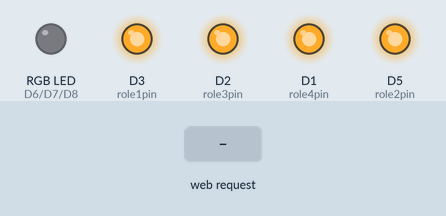
Recording of a sketch running on a simulated ESP8266 (NodeMCU). Shown: an RGB LED mixed from three pins (HIGH = lit), output pins drawn as LEDs (lit = HIGH). The inputs (shaded band) are chosen by the test bench. WiFi joins after 1.5 s; servers stay silent unless stated.

Above: at 2.8 s.
2.9 s: HTTP request GET /role1ac received
At 4.0 s:
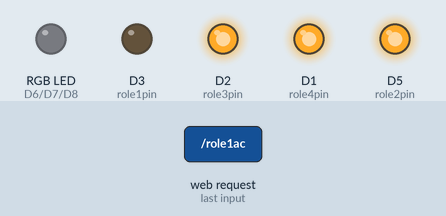
4.4 s: HTTP request GET /role2ac received
At 5.2 s:
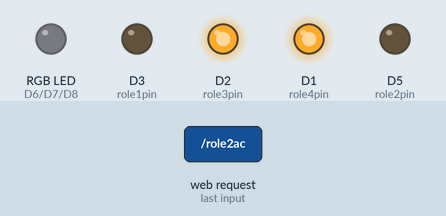
5.9 s: HTTP request GET /role1kapat received
At 6.3 s:
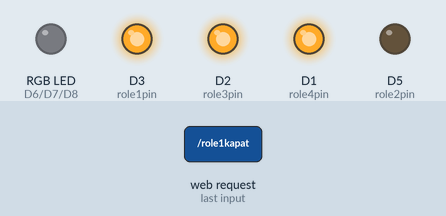
7.4 s: HTTP request GET /role3ac received
At 8.6 s:
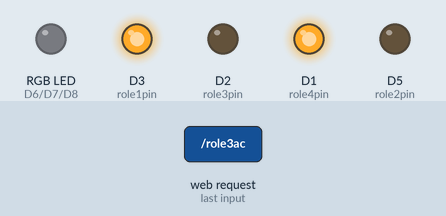
8.9 s: HTTP request GET /role2kapat received
At 9.8 s:
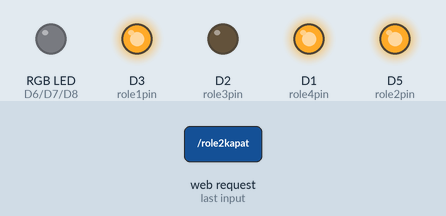
10.4 s: HTTP request GET /role4ac received
At 10.9 s:
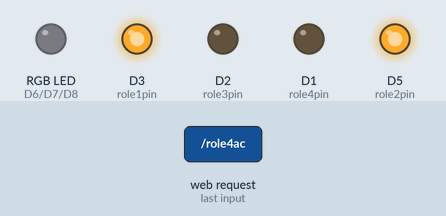
Timing chart, 0 to 12.9 s (numbered marks = the images above; inputs shaded):
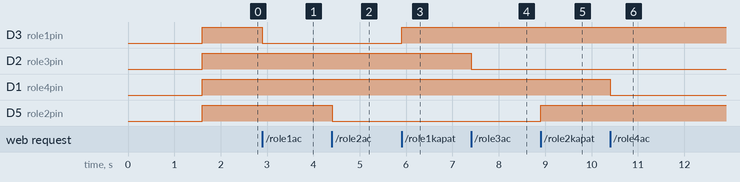

The sketch:

nodemcucodes.ino
```cpp
#include <ESP8266WiFi.h>
#include <ESP8266WebServer.h>
#include <ArduinoOTA.h>

const char* isim = "SSID";
const char* sifre = "PASS";

ESP8266WebServer server(80);


uint8_t role1pin = D3;
bool role1durum = false;

uint8_t role2pin = D5;
bool role2durum = false;

uint8_t role3pin = D2;
bool role3durum = false;

uint8_t role4pin = D1;
bool role4durum = false;


const int redLED = 12;   //D3
const int greenLED = 13; //D2
const int blueLED = 15;  //D1


void setup() {

  Serial.begin(115200);
  delay(100);
  pinMode(role1pin, OUTPUT);
  pinMode(role2pin, OUTPUT);
  pinMode(role3pin, OUTPUT);
  pinMode(role4pin, OUTPUT);


  pinMode(redLED, OUTPUT);
pinMode(greenLED, OUTPUT);
pinMode(blueLED, OUTPUT);

analogWrite(redLED, 0);
analogWrite(greenLED, 0);
analogWrite(blueLED, 0);


  WiFi.begin(isim, sifre);

  //////////////////////////////////////////////////////////////////////////////////
  while (WiFi.waitForConnectResult() != WL_CONNECTED) {
    Serial.println("Connection Failed! Rebooting...");
    delay(5000);
    ESP.restart();
  }
  ArduinoOTA.onStart([]() {
    String type;
    if (ArduinoOTA.getCommand() == U_FLASH) {
      type = "sketch";
    } else { // U_FS
      type = "filesystem";
    }

    // NOTE: if updating FS this would be the place to unmount FS using FS.end()
    Serial.println("Start updating " + type);
  });
  ArduinoOTA.onEnd([]() {
    Serial.println("\nEnd");
  });
  ArduinoOTA.onProgress([](unsigned int progress, unsigned int total) {
    Serial.printf("Progress: %u%%\r", (progress / (total / 100)));
  });
  ArduinoOTA.onError([](ota_error_t error) {
    Serial.printf("Error[%u]: ", error);
    if (error == OTA_AUTH_ERROR) {
      Serial.println("Auth Failed");
    } else if (error == OTA_BEGIN_ERROR) {
      Serial.println("Begin Failed");
    } else if (error == OTA_CONNECT_ERROR) {
      Serial.println("Connect Failed");
    } else if (error == OTA_RECEIVE_ERROR) {
      Serial.println("Receive Failed");
    } else if (error == OTA_END_ERROR) {
      Serial.println("End Failed");
    }
  });
  ArduinoOTA.begin();
  //////////////////////////////////////////////////////////////////////////////////

  role1durum = false;
  role2durum = false;
  role3durum = false;
  role4durum = false;

  server.on("/", baglandi);
  server.on("/role1ac", role1ac);
  server.on("/role1kapat", role1kapat);
  server.on("/role2ac", role2ac);
  server.on("/role2kapat", role2kapat);
  server.on("/role3ac", role3ac);
  server.on("/role3kapat", role3kapat);
  server.on("/role4ac", role4ac);
  server.on("/role4kapat", role4kapat);
  server.onNotFound(komutyok);

  server.begin();

}
void loop() {

  //////////////////////////////////////////////////////////////////////////////////
  ArduinoOTA.handle();
  //////////////////////////////////////////////////////////////////////////////////

  server.handleClient();
  if(role1durum)
  {digitalWrite(role1pin, LOW);}
  else
  {digitalWrite(role1pin, HIGH);}

  if(role2durum)
  {digitalWrite(role2pin, LOW);}
  else
  {digitalWrite(role2pin, HIGH);}

  if(role3durum)
  {digitalWrite(role3pin, LOW);}
  else
  {digitalWrite(role3pin, HIGH);}

  if(role4durum)
  {digitalWrite(role4pin, LOW);}
  else
  {digitalWrite(role4pin, HIGH);}
}

void baglandi() {
  String red = server.arg(0);
String green = server.arg(1);
String blue = server.arg(2);

if((red != "") && (green != "") && (blue != ""))
{
  analogWrite(redLED, 1023 - red.toInt());
  analogWrite(greenLED, 1023 - green.toInt());
  analogWrite(blueLED, 1023 - blue.toInt());
}
  server.send(200, "text/html", SendHTML(role1durum,role2durum,role3durum,role4durum));
}

void role1ac() {
  role1durum = true;
  server.send(200, "text/html", SendHTML(true,role2durum,role3durum,role4durum));
}

void role1kapat() {
  role1durum = false;
  server.send(200, "text/html", SendHTML(false,role2durum,role3durum,role4durum));
}

void role2ac() {
  role2durum = true;
  server.send(200, "text/html", SendHTML(role1durum,true,role3durum,role4durum));
}

void role2kapat() {
  role2durum = false;
  server.send(200, "text/html", SendHTML(role1durum,false,role3durum,role4durum));
}

void role3ac() {
  role3durum = true;
  server.send(200, "text/html", SendHTML(role1durum,role2durum,true,role4durum));
}

void role3kapat() {
  role3durum = false;
  server.send(200, "text/html", SendHTML(role1durum,role2durum,false,role4durum));
}

void role4ac() {
  role4durum = true;
  server.send(200, "text/html", SendHTML(role1durum,role2durum,role3durum,true));
}

void role4kapat() {
  role4durum = false;
  server.send(200, "text/html", SendHTML(role1durum,role2durum,role3durum,false));
}

void komutyok(){
  server.send(404, "text/plain", "Sayfa Bulunamadi");
}

  String SendHTML(bool role1drm,bool role2drm,bool role3drm,bool role4drm){
  String ptr = "<!DOCTYPE html> <html>\n";
  ptr +="<head><meta name=\"viewport\" content=\"width=device-width, initial-scale=1.0, user-scalable=no\">\n";
  ptr +="<meta http-equiv=\"Content-Type\" content=\"text/html;charset=UTF-8\">";
  ptr +="<title>Vital Yazılım</title>\n";
  ptr +="<style>html { font-family: Helvetica; display: inline-block; margin: 0px auto; text-align: center;}\n";
  ptr +="body{margin-top: 50px; margin-left: 0px; margin-bottom: 0px; margin-right: 0px; padding: 0px;} h1 {color: #444444;margin: 50px auto 30px;} h3 {color: #444444;margin-bottom: 50px;}\n";
  ptr +=".button {display: block;width: 80px;background-color: #1abc9c;border: none;color: white;padding: 13px 30px;text-decoration: none;font-size: 25px;margin: 0px auto 35px;cursor: pointer;border-radius: 4px;}\n";
  ptr +=".button-on {background-color: #1abc9c;}\n";
  ptr +=".button-on:active {background-color: #16a085;}\n";
  ptr +=".button-off {background-color: #34495e;}\n";
  ptr +=".button-off:active {background-color: #2c3e50;}\n";
  ptr +="p {font-size: 14px;color: #888;margin-bottom: 10px;}\n";
  ptr +="</style>\n";
  ptr +="</head>\n";
  ptr +="<body>\n";
  ptr +="<h1>VTL Akıllı Ev Sistemi</h1>\n";
  ptr +="<br><br>\n";
  ptr +="<h2>Röle Kontrolleri</h2>\n";

   if(role1drm)
  {ptr +="<p id='role1'>Röle 1 Durum: AÇIK</p><a class=\"button button-off\" href=\"/role1kapat\">KAPAT</a>\n";}
  else
  {ptr +="<p id='role1'>Röle 1 Durum: KAPALI</p><a class=\"button button-on\" href=\"/role1ac\">AÇ</a>\n";}

  if(role2drm)
  {ptr +="<p id='role2'>Röle 2 Durum: AÇIK</p><a class=\"button button-off\" href=\"/role2kapat\">KAPAT</a>\n";}
  else
  {ptr +="<p id='role2'>Röle 2 Durum: KAPALI</p><a class=\"button button-on\" href=\"/role2ac\">AÇ</a>\n";}

  if(role3drm)
  {ptr +="<p id='role3'>Röle 3 Durum: AÇIK</p><a class=\"button button-off\" href=\"/role3kapat\">KAPAT</a>\n";}
  else
  {ptr +="<p id='role3'>Röle 3 Durum: KAPALI</p><a class=\"button button-on\" href=\"/role3ac\">AÇ</a>\n";}

  if(role4drm)
  {ptr +="<p id='role4'>Röle 4 Durum: AÇIK</p><a class=\"button button-off\" href=\"/role4kapat\">KAPAT</a>\n";}
  else
  {ptr +="<p id='role4'>Röle 4 Durum: KAPALI</p><a class=\"button button-on\" href=\"/role4ac\">AÇ</a>\n";}
    ptr +="<br><br>\n";
ptr +="<h2>RGB Led Kontolü</h2>\n";
ptr +="<center><div><canvas id='colorspace' style=\"width: 100%; height: 300px;\"></canvas></div></center>\n";

  ptr +="</body>\n";

ptr +="<script type='text/javascript'>\n";
ptr +="(function () {\n";
ptr +=" var canvas = document.getElementById('colorspace');\n";
ptr +=" var ctx = canvas.getContext('2d');\n";
ptr +=" function drawCanvas() {\n";
ptr +=" var colours = ctx.createLinearGradient(0, 0, window.innerWidth, 0);\n";
ptr +=" for(var i=0; i <= 360; i+=10) {\n";
ptr +=" colours.addColorStop(i/360, 'hsl(' + i + ', 100%, 50%)');\n";
ptr +=" }\n";
ptr +=" ctx.fillStyle = colours;\n";
ptr +=" ctx.fillRect(0, 0, window.innerWidth, window.innerHeight);\n";
ptr +=" var luminance = ctx.createLinearGradient(0, 0, 0, ctx.canvas.height);\n";
ptr +=" luminance.addColorStop(0, '#ffffff');\n";
ptr +=" luminance.addColorStop(0.05, '#ffffff');\n";
ptr +=" luminance.addColorStop(0.5, 'rgba(0,0,0,0)');\n";
ptr +=" luminance.addColorStop(0.95, '#000000');\n";
ptr +=" luminance.addColorStop(1, '#000000');\n";
ptr +=" ctx.fillStyle = luminance;\n";
ptr +=" ctx.fillRect(0, 0, ctx.canvas.width, ctx.canvas.height);\n";
ptr +=" }\n";
ptr +=" var eventLocked = false;\n";
ptr +=" function handleEvent(clientX, clientY) {\n";
ptr +=" if(eventLocked) {\n";
ptr +=" return;\n";
ptr +=" }\n";
ptr +=" function colourCorrect(v) {\n";
ptr +=" return Math.round(1023-(v*v)/64);\n";
ptr +=" }\n";
ptr +=" var data = ctx.getImageData(clientX, clientY, 1, 1).data;\n";
ptr +=" var params = [\n";
ptr +=" 'r=' + colourCorrect(data[0]),\n";
ptr +=" 'g=' + colourCorrect(data[1]),\n";
ptr +=" 'b=' + colourCorrect(data[2])\n";
ptr +=" ].join('&');\n";
ptr +=" var req = new XMLHttpRequest();\n";
ptr +=" req.open('POST', '?' + params, true);\n";
ptr +=" req.send();\n";
ptr +=" eventLocked = true;\n";
ptr +=" req.onreadystatechange = function() {\n";
ptr +=" if(req.readyState == 4) {\n";
ptr +=" eventLocked = false;\n";
ptr +=" }\n";
ptr +=" }\n";
ptr +=" }\n";
ptr +=" canvas.addEventListener('click', function(event) {\n";
ptr +=" handleEvent(event.clientX, event.clientY, true);\n";
ptr +=" }, false);\n";
ptr +=" canvas.addEventListener('touchmove', function(event){\n";
ptr +=" handleEvent(event.touches[0].clientX, event.touches[0].clientY);\n";
ptr +="}, false);\n";
ptr +=" function resizeCanvas() {\n";
ptr +=" canvas.width = window.innerWidth;\n";
ptr +=" canvas.height = window.innerHeight;\n";
ptr +=" drawCanvas();\n";
ptr +=" }\n";
ptr +=" window.addEventListener('resize', resizeCanvas, false);\n";
ptr +=" resizeCanvas();\n";
ptr +=" drawCanvas();\n";
ptr +=" document.ontouchmove = function(e) {e.preventDefault()};\n";
ptr +=" })();\n";
ptr +="</script>\n";

  ptr +="</html>\n";
  return ptr;
}
```

Measured:
- after the input at 2.9 s, D3 (role1pin): HIGH → LOW at once
- after the input at 4.4 s, D5 (role2pin): HIGH → LOW at once
- after the input at 5.9 s, D3 (role1pin): LOW → HIGH at once
- after the input at 7.4 s, D2 (role3pin): HIGH → LOW at once
- after the input at 8.9 s, D5 (role2pin): LOW → HIGH at once
- after the input at 10.4 s, D1 (role4pin): HIGH → LOW at once
